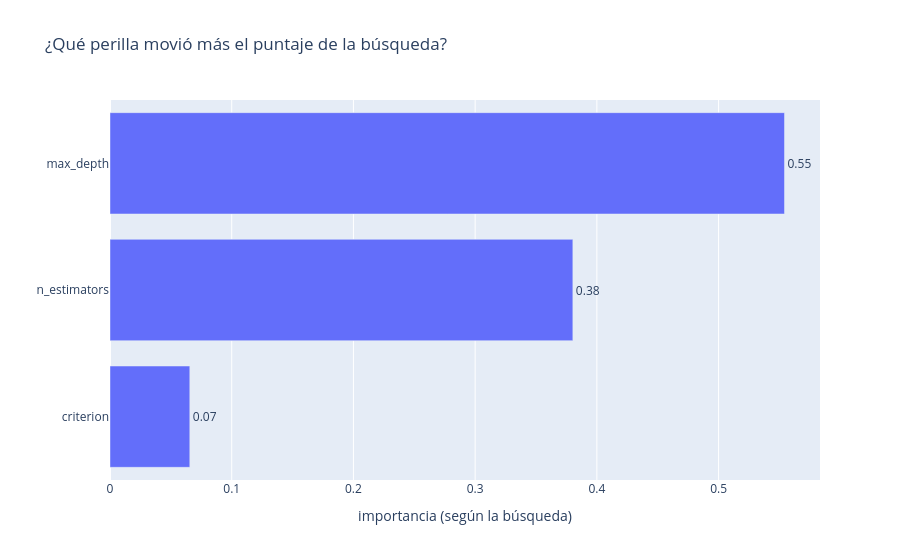

Here is the notebook cell this chart was saved with:
### Markdown cell above
Y el segundo responde una pregunta muy de esta clase — **¿qué perilla movió más el
puntaje?** — con una vieja conocida: la **importancia**… pero de los *hiperparámetros*.

### Code cell
fig = plot_param_importances(estudio)
fig.update_layout(title='¿Qué perilla movió más el puntaje de la búsqueda?',
                  xaxis_title='importancia (según la búsqueda)', yaxis_title='')
fig.show()

### Figure 1 — Plotly figure (JSON) as saved in the notebook; plotly's stock layout.template omitted (floating-point values rounded to 4 significant figures)
{"data": [{"cliponaxis": false, "hovertemplate": ["criterion (CategoricalDistribution): 0.06556418237351255<extra></extra>", "n_estimators (IntDistribution): 0.38027355020502074<extra></extra>", "max_depth (IntDistribution): 0.5541622674214669<extra></extra>"], "name": "Objective Value", "orientation": "h", "text": ["0.07", "0.38", "0.55"], "textposition": "outside", "type": "bar", "x": [0.06556, 0.3803, 0.5542], "y": ["criterion", "n_estimators", "max_depth"]}], "layout": {"title": {"text": "¿Qué perilla movió más el puntaje de la búsqueda?"}, "xaxis": {"title": {"text": "importancia (según la búsqueda)"}}, "yaxis": {"title": {"text": ""}}}}
